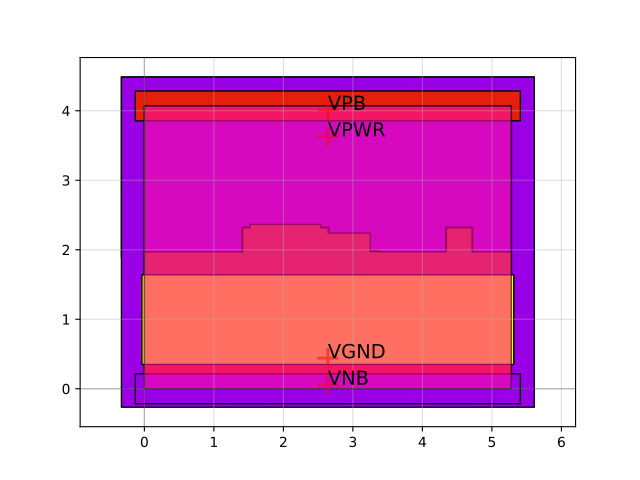

Generate this figure with Python:
import sky130

c = sky130.components.sky130_fd_sc_hvl__mux2_1()
c.plot()
